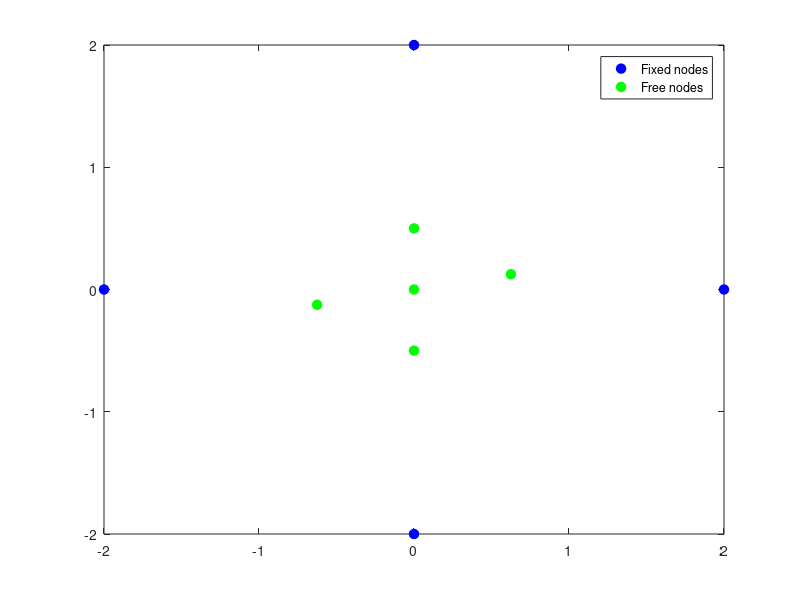

Here is the MATLAB script that generated this plot: (Note: this script raises an error after producing the figure.)
%% Simple example of force-density approach
% Simple, 2D example for experimentation with Schek's force-density
% approach.
%
% See H.-J. Schek's "The Force Density Method for Form Finding and
% Computation of General Networks" for explanation of connectivity matrices
clear;

%% Example from Fig. 2 of paper

% Free nodes connectivity matrix
C = [1 0 0 0 0;
     0 1 0 0 0;
     0 0 1 0 0;
     0 0 0 1 0;
     1 0 0 -1 0;
     1 -1 0 0 0;
     0 1 -1 0 0;
     0 0 1 -1 0;
     0 0 0 1 -1;
     1 0 0 0 -1;
     0 1 0 0 -1;
     0 0 1 0 -1];
 
% Fixed nodes connectivity matrix
Cf = zeros(12,4);
Cf(1:4,1:4) = -eye(4);
 
% Full connectivity matrix
Cs = [C Cf];

% Nodal positions of fixed nodes defined arbitrarily
xf = [-2 0 2 0]';
yf = [0 -2 0 2]';

% % Coordinate differences
% % Vector form
% u = C*x + Cf*xf;
% v = C*y + Cf*yf;
% % Matrix form
% U = diag(u);
% V = diag(v);

% Select force densities
% q = [ones(4,1); -ones(4,1); ones(4,1)];
q = -ones(12,1);
Q = diag(q);

% Select external forces on free nodes
px = 2*[0.25 0 -0.25 0 0]';
py = px;

% Define D and Df
D = C'*Q*C;
Df = C'*Q*Cf;

% Find free positions
x = inv(D)*(px - Df*xf)
y = inv(D)*(py - Df*yf)

% Plot results
figure
plot(xf,yf,'o','MarkerEdgeColor','b','MarkerFaceColor','b','MarkerSize',7)
hold on
plot(x,y,'o','MarkerEdgeColor','g','MarkerFaceColor','g','MarkerSize',7)
legend('Fixed nodes','Free nodes')

%% Symbolic evaluation

% Symbolic vectors for free positions of nodes
x_sym = sym('x_sym', [1 5], 'real')';
y_sym = sym('y_sym', [1 5], 'real')';

% Symbolic vectors for fixed positions of nodes
xf_sym = sym('x_sym', [1 4], 'real')';
yf_sym = sym('y_sym', [1 4], 'real')';

% Symbolic vector for the force densities (b = bar, c = cable)
q_sym = sym('q', [1 12], 'real')';
Q_sym = diag(q_sym);

% Symbolic coordinate differences
% Vector form
u_sym = C*x_sym + Cf*xf_sym;
v_sym = C*y_sym + Cf*yf_sym;
% Matrix form
U_sym = diag(u_sym);
V_sym = diag(v_sym);

% Equilbrium equations
px_sym = simplify(C'*Q_sym*C*x_sym + C'*Q_sym*Cf*xf_sym);
py_sym = simplify(C'*Q_sym*C*y_sym + C'*Q_sym*Cf*yf_sym);

% Define D and Df for simplicity
D_sym = C'*Q_sym*C;
Df_sym = C'*Q_sym*Cf;